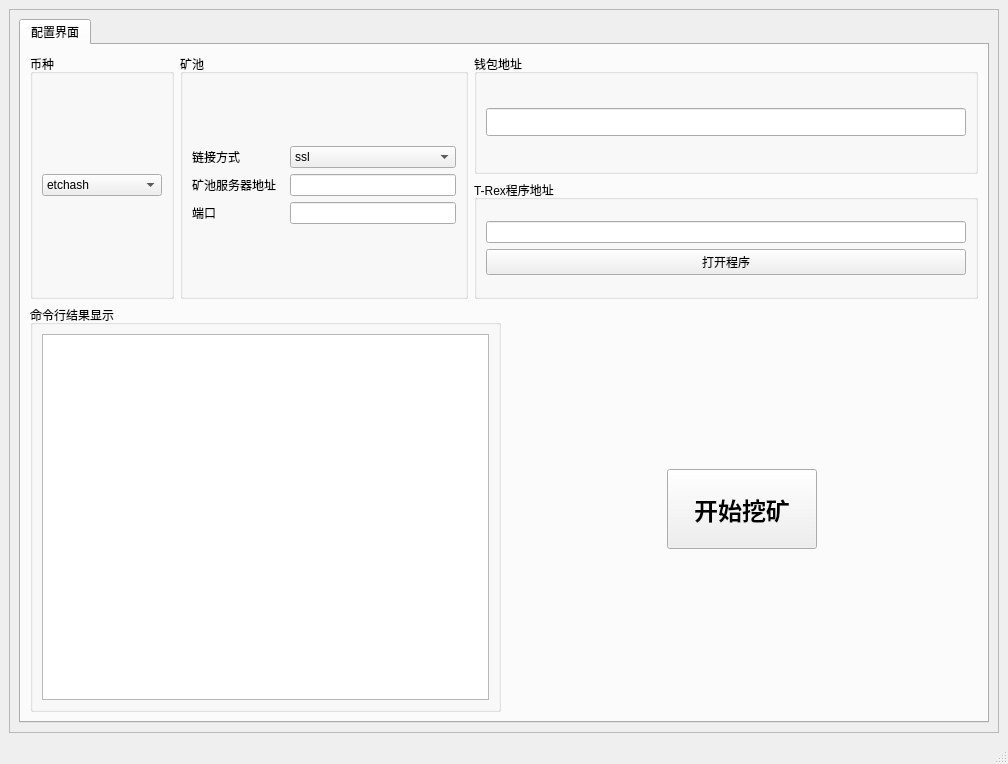
<?xml version="1.0" encoding="UTF-8"?>
<ui version="4.0">
 <class>MainWindow</class>
 <widget class="QMainWindow" name="MainWindow">
  <property name="geometry">
   <rect>
    <x>0</x>
    <y>0</y>
    <width>1008</width>
    <height>764</height>
   </rect>
  </property>
  <property name="windowTitle">
   <string>MainWindow</string>
  </property>
  <widget class="QWidget" name="centralwidget">
   <layout class="QHBoxLayout" name="horizontalLayout">
    <item>
     <widget class="QFrame" name="frame">
      <property name="frameShape">
       <enum>QFrame::StyledPanel</enum>
      </property>
      <property name="frameShadow">
       <enum>QFrame::Raised</enum>
      </property>
      <layout class="QHBoxLayout" name="horizontalLayout_2">
       <item>
        <widget class="QTabWidget" name="tabWidget">
         <property name="currentIndex">
          <number>0</number>
         </property>
         <widget class="QWidget" name="tab">
          <attribute name="title">
           <string>配置界面</string>
          </attribute>
          <layout class="QHBoxLayout" name="horizontalLayout_8">
           <item>
            <layout class="QVBoxLayout" name="verticalLayout_8" stretch="3,5">
             <item>
              <layout class="QHBoxLayout" name="horizontalLayout_6" stretch="1,4,7">
               <item>
                <widget class="QGroupBox" name="groupBox">
                 <property name="title">
                  <string>币种</string>
                 </property>
                 <layout class="QHBoxLayout" name="horizontalLayout_7">
                  <item>
                   <widget class="QComboBox" name="coinkind_comboBox">
                    <property name="minimumSize">
                     <size>
                      <width>120</width>
                      <height>0</height>
                     </size>
                    </property>
                    <item>
                     <property name="text">
                      <string>etchash</string>
                     </property>
                    </item>
                    <item>
                     <property name="text">
                      <string>astralhash</string>
                     </property>
                    </item>
                    <item>
                     <property name="text">
                      <string>balloon</string>
                     </property>
                    </item>
                    <item>
                     <property name="text">
                      <string>bcd</string>
                     </property>
                    </item>
                    <item>
                     <property name="text">
                      <string>bitcore</string>
                     </property>
                    </item>
                    <item>
                     <property name="text">
                      <string>c11</string>
                     </property>
                    </item>
                    <item>
                     <property name="text">
                      <string>dedal</string>
                     </property>
                    </item>
                    <item>
                     <property name="text">
                      <string>ethash</string>
                     </property>
                    </item>
                    <item>
                     <property name="text">
                      <string>geek</string>
                     </property>
                    </item>
                    <item>
                     <property name="text">
                      <string>hmq1725</string>
                     </property>
                    </item>
                    <item>
                     <property name="text">
                      <string>honeycomb</string>
                     </property>
                    </item>
                    <item>
                     <property name="text">
                      <string>jeonghash</string>
                     </property>
                    </item>
                    <item>
                     <property name="text">
                      <string>kawpow</string>
                     </property>
                    </item>
                    <item>
                     <property name="text">
                      <string>lyra2z</string>
                     </property>
                    </item>
                    <item>
                     <property name="text">
                      <string>megabtx</string>
                     </property>
                    </item>
                    <item>
                     <property name="text">
                      <string>megamec</string>
                     </property>
                    </item>
                    <item>
                     <property name="text">
                      <string>mtp</string>
                     </property>
                    </item>
                    <item>
                     <property name="text">
                      <string>mtp-tcr</string>
                     </property>
                    </item>
                    <item>
                     <property name="text">
                      <string>multi</string>
                     </property>
                    </item>
                    <item>
                     <property name="text">
                      <string>octopus</string>
                     </property>
                    </item>
                    <item>
                     <property name="text">
                      <string>padihash</string>
                     </property>
                    </item>
                    <item>
                     <property name="text">
                      <string>pawelhash</string>
                     </property>
                    </item>
                    <item>
                     <property name="text">
                      <string>phi</string>
                     </property>
                    </item>
                    <item>
                     <property name="text">
                      <string>polytimos</string>
                     </property>
                    </item>
                    <item>
                     <property name="text">
                      <string>progpow</string>
                     </property>
                    </item>
                    <item>
                     <property name="text">
                      <string>progpow-veil</string>
                     </property>
                    </item>
                    <item>
                     <property name="text">
                      <string>progpow-veriblock</string>
                     </property>
                    </item>
                    <item>
                     <property name="text">
                      <string>progpowz</string>
                     </property>
                    </item>
                    <item>
                     <property name="text">
                      <string>sha256q</string>
                     </property>
                    </item>
                    <item>
                     <property name="text">
                      <string>sha256t</string>
                     </property>
                    </item>
                    <item>
                     <property name="text">
                      <string>skunk</string>
                     </property>
                    </item>
                    <item>
                     <property name="text">
                      <string>sonoa</string>
                     </property>
                    </item>
                    <item>
                     <property name="text">
                      <string>tensority</string>
                     </property>
                    </item>
                    <item>
                     <property name="text">
                      <string>timetravel</string>
                     </property>
                    </item>
                    <item>
                     <property name="text">
                      <string>tribus</string>
                     </property>
                    </item>
                    <item>
                     <property name="text">
                      <string>x11r</string>
                     </property>
                    </item>
                    <item>
                     <property name="text">
                      <string>x16r</string>
                     </property>
                    </item>
                    <item>
                     <property name="text">
                      <string>x16rt</string>
                     </property>
                    </item>
                    <item>
                     <property name="text">
                      <string>x16rv2</string>
                     </property>
                    </item>
                    <item>
                     <property name="text">
                      <string>x16s</string>
                     </property>
                    </item>
                    <item>
                     <property name="text">
                      <string>x17</string>
                     </property>
                    </item>
                    <item>
                     <property name="text">
                      <string>x21s</string>
                     </property>
                    </item>
                    <item>
                     <property name="text">
                      <string>x22i</string>
                     </property>
                    </item>
                    <item>
                     <property name="text">
                      <string>x25x</string>
                     </property>
                    </item>
                    <item>
                     <property name="text">
                      <string>x33</string>
                     </property>
                    </item>
                   </widget>
                  </item>
                 </layout>
                </widget>
               </item>
               <item>
                <widget class="QGroupBox" name="groupBox_2">
                 <property name="title">
                  <string>矿池</string>
                 </property>
                 <layout class="QVBoxLayout" name="verticalLayout_2">
                  <item>
                   <layout class="QVBoxLayout" name="verticalLayout">
                    <item>
                     <layout class="QHBoxLayout" name="horizontalLayout_3" stretch="5,9">
                      <item>
                       <widget class="QLabel" name="label">
                        <property name="text">
                         <string>链接方式</string>
                        </property>
                       </widget>
                      </item>
                      <item>
                       <widget class="QComboBox" name="link_comboBox">
                        <item>
                         <property name="text">
                          <string>ssl</string>
                         </property>
                        </item>
                        <item>
                         <property name="text">
                          <string>tcp</string>
                         </property>
                        </item>
                       </widget>
                      </item>
                     </layout>
                    </item>
                    <item>
                     <layout class="QHBoxLayout" name="horizontalLayout_4" stretch="5,9">
                      <item>
                       <widget class="QLabel" name="label_2">
                        <property name="text">
                         <string>矿池服务器地址</string>
                        </property>
                       </widget>
                      </item>
                      <item>
                       <widget class="QLineEdit" name="server_lineEdit"/>
                      </item>
                     </layout>
                    </item>
                    <item>
                     <layout class="QHBoxLayout" name="horizontalLayout_5" stretch="5,9">
                      <item>
                       <widget class="QLabel" name="label_3">
                        <property name="text">
                         <string>端口</string>
                        </property>
                       </widget>
                      </item>
                      <item>
                       <widget class="QLineEdit" name="port_lineEdit"/>
                      </item>
                     </layout>
                    </item>
                   </layout>
                  </item>
                 </layout>
                </widget>
               </item>
               <item>
                <layout class="QVBoxLayout" name="verticalLayout_6">
                 <item>
                  <widget class="QGroupBox" name="groupBox_3">
                   <property name="title">
                    <string>钱包地址</string>
                   </property>
                   <layout class="QVBoxLayout" name="verticalLayout_5">
                    <item>
                     <widget class="QLineEdit" name="wallet_lineEdit">
                      <property name="font">
                       <font>
                        <pointsize>13</pointsize>
                        <weight>75</weight>
                        <bold>true</bold>
                       </font>
                      </property>
                     </widget>
                    </item>
                   </layout>
                  </widget>
                 </item>
                 <item>
                  <widget class="QGroupBox" name="groupBox_5">
                   <property name="title">
                    <string>T-Rex程序地址</string>
                   </property>
                   <layout class="QVBoxLayout" name="verticalLayout_7">
                    <item>
                     <layout class="QVBoxLayout" name="verticalLayout_4">
                      <item>
                       <widget class="QLineEdit" name="miner_lineEdit"/>
                      </item>
                      <item>
                       <widget class="QPushButton" name="findprogram_pushButton">
                        <property name="text">
                         <string>打开程序</string>
                        </property>
                       </widget>
                      </item>
                     </layout>
                    </item>
                   </layout>
                  </widget>
                 </item>
                </layout>
               </item>
              </layout>
             </item>
             <item>
              <layout class="QHBoxLayout" name="horizontalLayout_11" stretch="5,5">
               <item>
                <widget class="QGroupBox" name="groupBox_4">
                 <property name="title">
                  <string>命令行结果显示</string>
                 </property>
                 <layout class="QHBoxLayout" name="horizontalLayout_12">
                  <item>
                   <layout class="QHBoxLayout" name="horizontalLayout_9" stretch="0">
                    <item>
                     <widget class="QTextEdit" name="textEdit">
                      <property name="font">
                       <font>
                        <pointsize>12</pointsize>
                        <weight>75</weight>
                        <bold>true</bold>
                       </font>
                      </property>
                     </widget>
                    </item>
                   </layout>
                  </item>
                 </layout>
                </widget>
               </item>
               <item>
                <layout class="QVBoxLayout" name="verticalLayout_3">
                 <item>
                  <spacer name="verticalSpacer">
                   <property name="orientation">
                    <enum>Qt::Vertical</enum>
                   </property>
                   <property name="sizeHint" stdset="0">
                    <size>
                     <width>20</width>
                     <height>40</height>
                    </size>
                   </property>
                  </spacer>
                 </item>
                 <item>
                  <layout class="QHBoxLayout" name="horizontalLayout_10">
                   <item>
                    <spacer name="horizontalSpacer_3">
                     <property name="orientation">
                      <enum>Qt::Horizontal</enum>
                     </property>
                     <property name="sizeHint" stdset="0">
                      <size>
                       <width>288</width>
                       <height>20</height>
                      </size>
                     </property>
                    </spacer>
                   </item>
                   <item>
                    <widget class="QPushButton" name="startmine_pushButton">
                     <property name="minimumSize">
                      <size>
                       <width>150</width>
                       <height>80</height>
                      </size>
                     </property>
                     <property name="font">
                      <font>
                       <pointsize>18</pointsize>
                       <weight>75</weight>
                       <bold>true</bold>
                      </font>
                     </property>
                     <property name="text">
                      <string>开始挖矿</string>
                     </property>
                    </widget>
                   </item>
                   <item>
                    <spacer name="horizontalSpacer_2">
                     <property name="orientation">
                      <enum>Qt::Horizontal</enum>
                     </property>
                     <property name="sizeHint" stdset="0">
                      <size>
                       <width>288</width>
                       <height>20</height>
                      </size>
                     </property>
                    </spacer>
                   </item>
                  </layout>
                 </item>
                 <item>
                  <spacer name="verticalSpacer_2">
                   <property name="orientation">
                    <enum>Qt::Vertical</enum>
                   </property>
                   <property name="sizeHint" stdset="0">
                    <size>
                     <width>20</width>
                     <height>40</height>
                    </size>
                   </property>
                  </spacer>
                 </item>
                </layout>
               </item>
              </layout>
             </item>
            </layout>
           </item>
          </layout>
         </widget>
        </widget>
       </item>
      </layout>
     </widget>
    </item>
   </layout>
  </widget>
  <widget class="QStatusBar" name="statusbar"/>
 </widget>
 <resources>
  <include location="qrc_ico.qrc"/>
 </resources>
 <connections/>
</ui>
